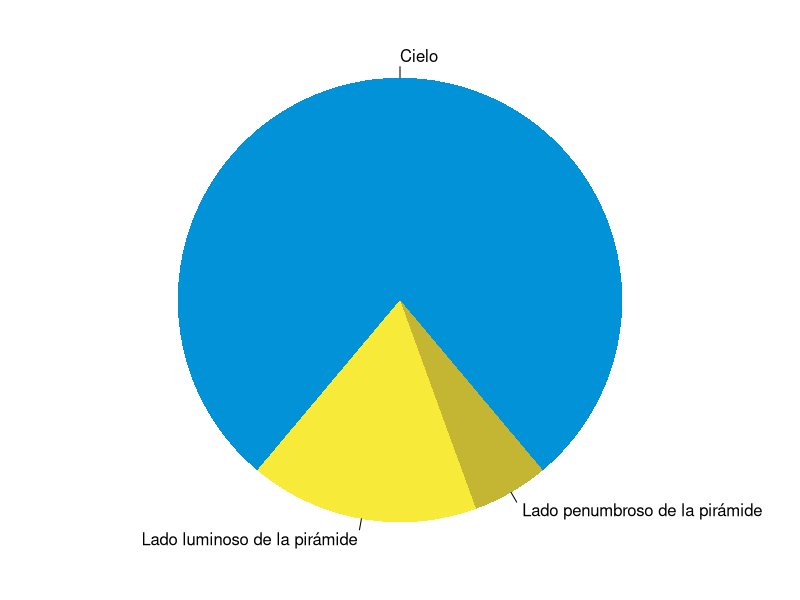

Recreate this plot in R.
## ---- chunk 1
knitr::opts_chunk$set(collapse = TRUE)
## ---- chunk 2
summary(cars)
fit <- lm(dist ~ speed, data = cars)
fit
## ---- chunk 3
par(mar = c(0, 1, 0, 1))
pie(
  c(280, 60, 20),
  c('Cielo', 'Lado luminoso de la pirámide', 'Lado penumbroso de la pirámide'),
  col = c('#0292D8', '#F7EA39', '#C4B632'),
  init.angle = -50, border = NA
)
